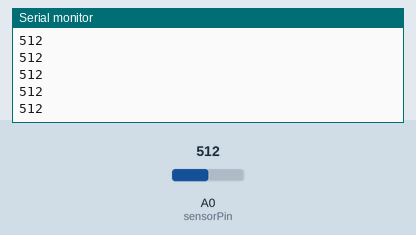
Simulated run of this sketch. Board: Arduino Uno, built with avr-gcc and run on an emulated ATmega328P. Shown: the last lines printed to the serial monitor. The test bench sets the inputs (shaded band); at power-on: A0 (sensorPin) = 512.

Above: at 1.2 s.
1.3 s: A0 (sensorPin) set to 716
At 1.31 s:
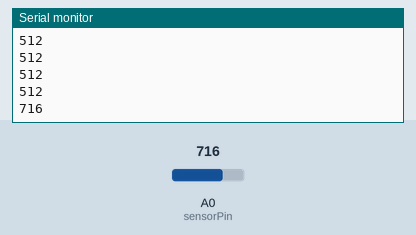
2.8 s: A0 (sensorPin) set to 900
At 2.81 s:
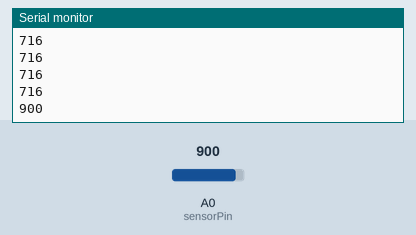
Timing chart, 0 to 5.8 s (numbered marks = the images above; inputs shaded):
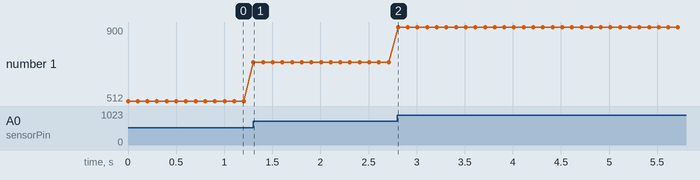

Measured:
- after the input at 1.3 s, the serial monitor: prints a new line at once (image 1)
- after the input at 2.8 s, the serial monitor: prints a new line at once (image 2)
- plotted number 1: 512 → 716 after the input at 1.3 s, 716 → 900 after the input at 2.8 s

The sketch:

sketch_mar1a.ino
```cpp
int sensorPin = A0; // select the input pin for the LDR
int sensorValue = 0; // variable to store the value coming from the sensor
int threshold = 100;

void setup() {
  Serial.begin(9600); // sets the serial communication baud rate
}

void loop() {
  sensorValue = analogRead(sensorPin); // read the value from the sensor
  Serial.println(sensorValue); // print the value read from the sensor
  delay(100); // wait for 100ms for the next reading
}
```
